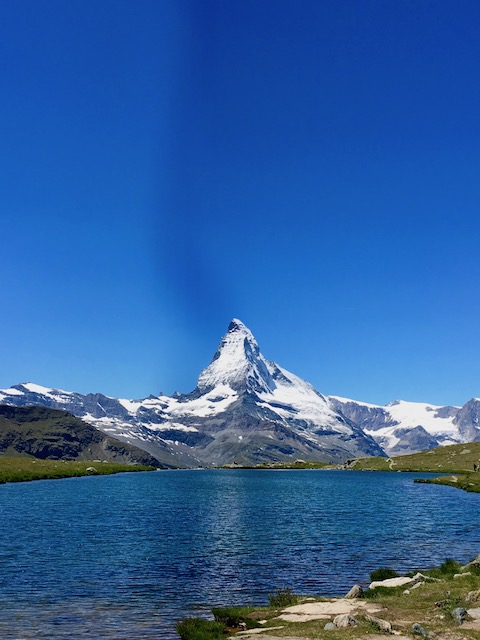
#> input picture assignments/6/input.jpg, 480 x 640 px
$ python a6.py   (older library calls are emulated)
#> lines starting #> are read from the running program, lines starting #| are printed output that depends on the picture
import time

import cv2
import numpy as np
from numpy.fft import fftshift, fft2, ifft2

NUM_BIN = 32
NUM_COLOR = 32
TODO = None


def quantize_colors(img, colors):
    """Quantizes colors to the nearest one"""

    # Conver colors into numpy array to do magic
    colors = np.array(colors)

    # Reshape image
    img_f = np.reshape(img, (-1, 3))

    # Compute distances from each pixel to the color. Note that I use
    # broadcasting.
    dists = img_f.reshape((-1, 1, 3)) - colors.reshape(1, -1, 3)
    # square and add slong the last dimension (i.e. the rgb)
    dists = np.sum(dists**2, axis=-1)

    # Find the one with the smallest distance
    bests = np.argmin(dists, axis=1)

    # Now use these colors instead. Behold the numpy magic. We are now treating
    # the bests as an array holding indices, which what it is, and then using
    # that to recreate a matrix by indexing colors with this index
    # operation. Note that each indexing retrieves 3 elements as color is of
    # shape Nx3. Thus if bests was Mx1, we get Mx3 matrix at the end. This is
    # quite advanced so if you are interested you can come talk to me.
    img_new = colors[bests]

    # Reshape into the original images shape
    img_new = np.reshape(img_new, img.shape)

    return img_new


def populousity(img, num_colors=16):
    """Populousity algorithm"""

    # Vectorize image so that we can easily create histogram using
    # numpy.histogramdd
    img_f = np.reshape(img, (-1, 3))

    # Create an histogram to find the most prominant colors but with only
    # NUM_BINxNUM_BINxNUM_BIN bins for efficiency
    hist, bins = np.histogramdd(
        img_f, bins=[NUM_BIN, NUM_BIN, NUM_BIN],
        range=[[0, 255], [0, 255], [0, 255]])

    # Find the populous colors
    colors = []
    for _ in range(num_colors):
        # ----------------------------------------------------------------------
        # TODO: 1 Mark: Find the color that is most dominant by looking at the
        # histogram. Comment the random color line after you are done
        # implementing. The random line is just to give you an idea of how the
        # code runs.

        color_populous = TODO
        color_populous = (np.random.rand(3)*NUM_BIN).astype(np.int)

        # ----------------------------------------------------------------------

        # Store that (as original colors by multiplying)
        colors += [np.array(color_populous) * 256 / NUM_BIN]
        # We now set that value to zero so that we find the next populous
        hist[color_populous] = 0

    # Apply the quantization outcome
    return quantize_colors(img, colors)


class box:

    def __init__(self, level, hist, ranges):
        """Initializes the box"""

        # Remember the level of split
        self.level = level
        # Remember histogram
        self.hist = hist
        # Remember the ranges (b, g, r order)
        self.ranges = np.array(ranges)

        # Compute the color of this box form the histogram and the range
        # values. Note that for efficiency we use the histogram. We will also
        # set so that the indices start and end points can be easilly used for
        # indexing. e.g. box that is [[0, 32], [0, 32], [0. 16]] will include
        # colors that fall into the histogram bin of (0, 0, 0), (31, 20, 15),
        # but not (0, 10, 16). Similar to the Python convention of array
        # indexing and slicing.
        #
        # One more thing is that histogram bins correspond to different color
        # values. We can also opt to go back to the original color value when
        # we compute this representative color for the box, but here for
        # simplicities sake we will just do a weighted sum using the histogram
        # counts.
        #
        # This part seemed too hard and I did it for you :-)
        self.sub_hist = self.hist[
            self.ranges[0][0]:self.ranges[0][1],
            self.ranges[1][0]:self.ranges[1][1],
            self.ranges[2][0]:self.ranges[2][1],
        ]
        self.sub_hist_colors = np.array(np.meshgrid(
            np.arange(self.ranges[0][0], self.ranges[0][1]),
            np.arange(self.ranges[1][0], self.ranges[1][1]),
            np.arange(self.ranges[2][0], self.ranges[2][1]),
            indexing="ij",
        )).transpose(1, 2, 3, 0)
        # Weigh each color bin color with histogram count
        self.color = self.sub_hist[..., None] * self.sub_hist_colors
        # Do weighted average (make sure the denom is larger than 1)
        num_pixel = self.sub_hist.sum()
        self.color = self.color.sum(axis=(0, 1, 2)) / max(1, num_pixel)
        # Convert color into 256 scale
        self.color *= 256 / NUM_BIN

        # Also record the number of pixels in this box
        self.num_pixel = num_pixel

        # Also remember that if a box can be split (might have all elements in
        # one bin!)
        self.is_splitable = True

    # [76 lines left out: function split, not called in this run]


def find_box_to_split(boxes):
    """Find the box to split"""

    box_to_split = None

    # For easy debugging, this function at first returns that no box is
    # splitable. This is to help you run the code as is at the beginning. You
    # can comment the first return line to avoid that from happening and
    # implement your code.
    return None

    # The recommended order of implementation is to first implement the split
    # so that you understand the box class. Thus the below two lines are added
    # so that you first split the first item in the list, without looking into
    # others. Comment this line and implement below after the other parts are
    # working.
    box_in_question = boxes[0]
    return box_in_question

    # ----------------------------------------------------------------------
    # Find box at the lowest level, with the larges number of pixels, that can
    # be split

    # Find splitable boxes
    splitable_boxes = [_box for _box in boxes if _box.is_splitable]
    if len(splitable_boxes) == 0:
        return None

    # TODO: 1 Mark: Find boxes with lowest level

    low_level_boxes = TODO

    # ----------------------------------------------------------------------

    # Find the box with the larges number of pixels with lowest level
    num_pixels = [_box.num_pixel for _box in low_level_boxes]
    idx_box = np.argmax(num_pixels)
    box_in_question = low_level_boxes[idx_box]

    # Check if the box can still split and simply return None indicating we no
    # longer have boxes to split here. We can do so by checking the box range
    # for the box in question and looking at the maximum range. If the maximum
    # range is below 1 we cannot split.
    ranges = box_in_question.ranges
    max_range = np.max(ranges[:, 1] - ranges[:, 0])
    if max_range > 1:
        box_to_split = box_in_question

    return box_to_split


def median_cut(img, num_colors=16):

    # Initialization

    # Vectorize image so that we can easily create histogram using
    # numpy.histogramdd
    img_f = np.reshape(img, (-1, 3))

    # Create an histogram to find the most prominant colors but with only
    # NUM_BINxNUM_BINxNUM_BIN bins for efficiency
    hist, bins = np.histogramdd(
        img_f, bins=[NUM_BIN, NUM_BIN, NUM_BIN],
        range=[[0, 255], [0, 255], [0, 255]])

    # Create a color box with the entire set of colors. .
    boxes = [box(0, hist, [[0, NUM_BIN], [0, NUM_BIN], [0, NUM_BIN]])]

    # Now the quantization part

    # Until we have all the colors (max num_color x 10 tries)
    for i in range(num_colors * 10):
        # Find the box to split
        box_to_split = find_box_to_split(boxes)
        # If we have a box to split
        if box_to_split is not None:
            # Split the box into two
            box1, box2 = box_to_split.split()
            if box1 is not None and box2 is not None:
                # Remove the box we split from the list
                boxes.remove(box_to_split)
                # Add the two split boxes to our list of boxes
                boxes = [box1, box2] + boxes
            # If the number of colors reached break.
            if len(boxes) >= num_colors:
                break
        else:
            break

    # Return quantized image by first converting the boxes into list of
    # representative colors and the applying quantization
    colors = [box.color for box in boxes]
    return quantize_colors(img, colors)

def main():

    # Read color image
    img = cv2.imread("input.jpg", 1)
#> img is the input picture: shape (640, 480, 3); mean B, G, R 159.3, 97, 48.5

    # Populousity algorithm
    img_pop = populousity(img, NUM_COLOR)
#> in populousity, `hist, bins = np.histogramdd( img_f, bins=[NUM_BIN, NUM_BIN, NUM_BIN], ..`: bins = 3 items
#> in quantize_colors, `img_new = np.reshape(img_new, img.shape)`:
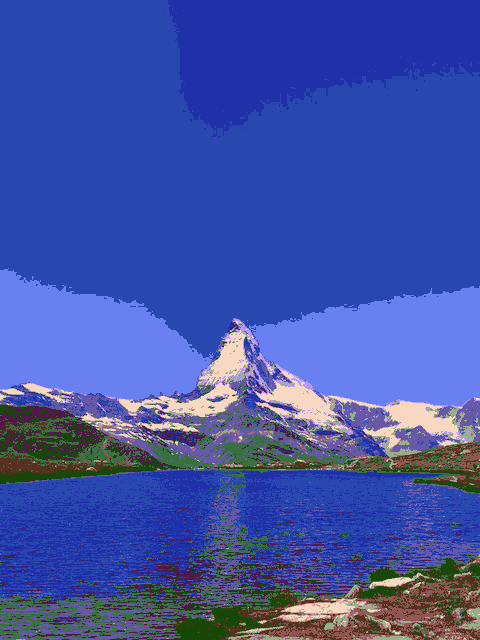
#> img_new: shape (640, 480, 3) float64; mean B, G, R 165.3, 82.7, 63.5
    cv2.imwrite("populousity.png", img_pop)

    # Median Cut algorithm
    img_medcut = median_cut(img, NUM_COLOR)
#> in __init__, `num_pixel = self.sub_hist.sum()`: num_pixel = 307200
#> in __init__, `self.color = self.color.sum(axis=(0, 1, 2)) / max(1, num_pixel)`: self.color = [19.48, 11.68, 5.64]
#> in __init__, `self.color *= 256 / NUM_BIN`: self.color = [155.8, 93.45, 45.08]
#> in __init__, `self.num_pixel = num_pixel`: self.num_pixel = 307200
#> after the loop in median_cut, `for i in range(num_colors * 10):`: boxes = 1 item
#> in median_cut, `colors = [box.color for box in boxes]`: colors = [[155.8, 93.45, 45.08]]
#> in quantize_colors (call 2), `img_new = np.reshape(img_new, img.shape)`:
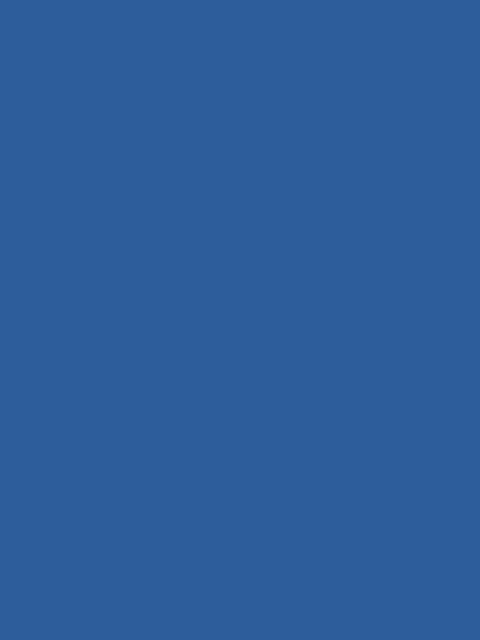
#> img_new: shape (640, 480, 3) float64; mean B, G, R 155.8, 93.4, 45.1
    cv2.imwrite("median_cut.png", img_medcut)


if __name__ == "__main__":
    main()
    exit(0)
#> (the program exits here)
